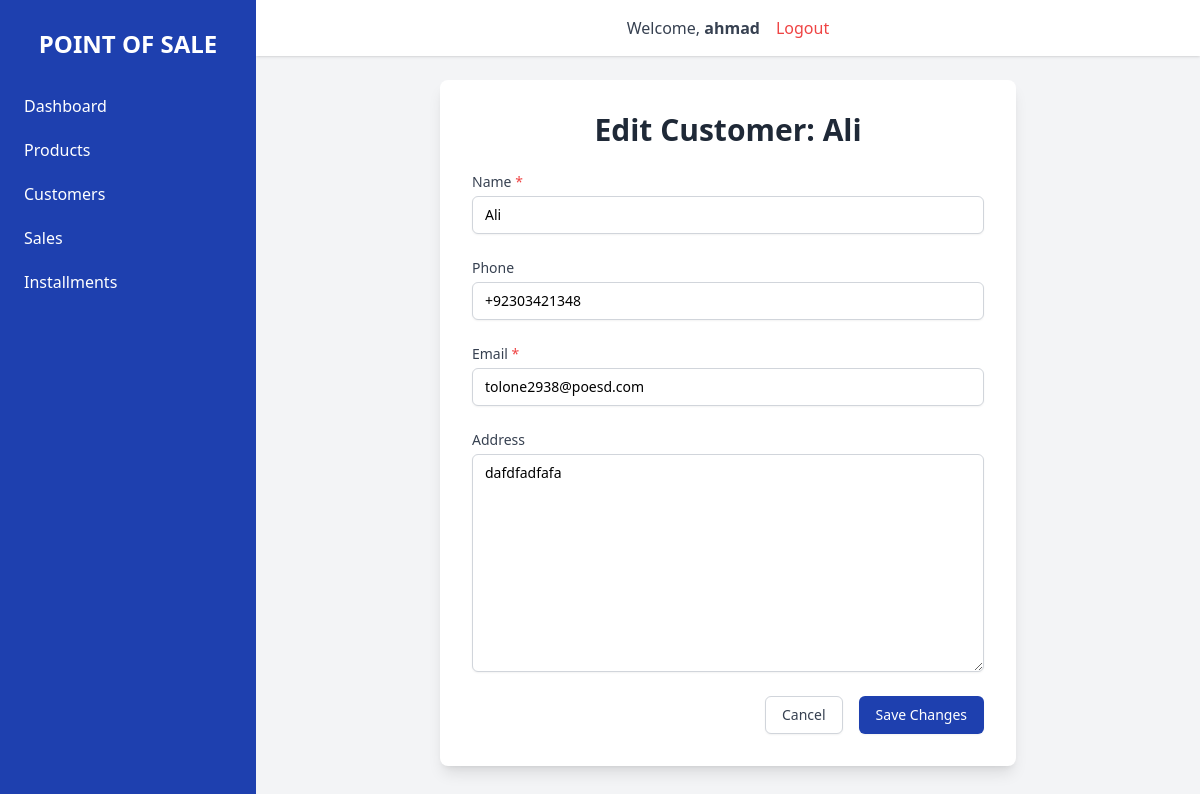
/customers/2/update/ (signed in), run on the app's committed database.
### customers/models.py (models this page shows, shortened)
class Customer(models.Model):
    name = models.CharField(max_length=200)
    phone = models.CharField(max_length=20, blank=True, null=True)
    email = models.EmailField(max_length=254, unique=True)
    address = models.TextField(blank=True)
    created_at = models.DateTimeField(auto_now_add=True)
    class Meta:
        ordering = ['name']

### customers/views.py (the view, shortened to what this page needs)
# urls.py: path('<int:pk>/update/', views.CustomerUpdateView.as_view(), name='customer_update'),
class CustomerUpdateView(LoginRequiredMixin, UpdateView):
    model = Customer
    template_name = 'customers/customer_form.html'
    fields = ['name', 'phone', 'email', 'address']
    success_url = reverse_lazy('customers:customer_list')

### accounts/templatetags/form_tags.py (called while the page is built)
@register.filter(name='add_class')
def add_class(value, css_class):
    return value.as_widget(attrs={'class': css_class})

### customers/templates/customers/customer_form.html (shortened to what this page needs)
{% extends 'base.html' %}
{% load form_tags %}
{% block content %}
<div class="max-w-xl mx-auto bg-white p-8 rounded-lg shadow-lg">
    <h1 class="text-3xl font-bold text-gray-800 mb-6 text-center">
        {% if object %}Edit Customer: {{ object.name }}{% else %}Create New Customer{% endif %}
    </h1>
    <form method="post" class="space-y-6">
        {% for field in form %}
        <div class="mb-4">
            <label for="{{ field.id_for_label }}" class="block text-sm font-medium text-gray-700">
                {{ field.label }}
                {% if field.field.required %}<span class="text-red-500">*</span>{% endif %}
            </label>
            {{ field|add_class:"mt-1 block w-full px-3 py-2 border border-gray-300 rounded-md shadow-sm focus:outline-none focus:ring-primary-blue focus:border-primary-blue sm:text-sm" }}
        </div>
        {% endfor %}
        <div class="flex justify-end space-x-4">
            <a href="{% url 'customers:customer_list' %}" class="py-2 px-4 border border-gray-300 rounded-md shadow-sm text-sm font-medium text-gray-700 bg-white hover:bg-gray-50">
                Cancel
            </a>
            <button type="submit" class="py-2 px-4 border border-transparent rounded-md shadow-sm text-sm font-medium text-white bg-primary-blue hover:bg-blue-800 focus:outline-none focus:ring-2 focus:ring-offset-2 focus:ring-primary-blue">
                {% if object %}Save Changes{% else %}Create Customer{% endif %}
            </button>
        </div>
    </form>
</div>
{% endblock content %}

### templates/base.html (shortened to what this page needs)
{% load static %}
<!DOCTYPE html>
<html lang="en">
<head>
    <script src="https://cdn.tailwindcss.com"></script>
</head>
<body class="bg-primary-light min-h-screen flex">
    <aside id="sidebar" class="bg-primary-blue text-white w-64 space-y-6 py-7 px-2 absolute inset-y-0 left-0 transform -translate-x-full md:relative md:translate-x-0 transition duration-200 ease-in-out">
        <a href="{% url 'dashboard:dashboard_view' %}" class="text-white text-2xl font-semibold uppercase flex items-center justify-center">
            Point of Sale
        </a>
        <nav>
            <a href="{% url 'dashboard:dashboard_view' %}" class="block py-2.5 px-4 rounded transition duration-200 hover:bg-white hover:text-primary-blue">
                Dashboard
            </a>
            <a href="{% url 'products:product_list' %}" class="block py-2.5 px-4 rounded transition duration-200 hover:bg-white hover:text-primary-blue">
                Products
            </a>
            <a href="{% url 'customers:customer_list' %}" class="block py-2.5 px-4 rounded transition duration-200 hover:bg-white hover:text-primary-blue">
                Customers
            </a>
            <a href="{% url 'sales:sale_list' %}" class="block py-2.5 px-4 rounded transition duration-200 hover:bg-white hover:text-primary-blue">
                Sales
            </a>
            <a href="{% url 'sales:installment_list' %}" class="block py-2.5 px-4 rounded transition duration-200 hover:bg-white hover:text-primary-blue">
                Installments
            </a>
        </nav>
    </aside>
    <div class="flex-1 flex flex-col overflow-hidden">
        <header class="flex justify-around items-center bg-white shadow p-4">
            <div class="flex justify-between items-center space-x-4">
                {% if user.is_authenticated %}
                <span class="text-gray-700">Welcome, <strong>{{ user.username }}</strong></span>
                <a href="{% url 'accounts:logout' %}" class="text-red-500 hover:text-red-700 font-medium">
                    Logout
                </a>
                {% endif %}
            </div>
        </header>
        <main class="flex-1 overflow-x-hidden overflow-y-auto p-6">
            {% block content %}
            {% endblock content %}
        </main>
    </div>
</body>
</html>

### data on the page
Customer: name "Ali", form "Ali" "+92303421348" "tolone2938@poesd.com" "dafdfadfafa"

### other printed values
{{ user.username }} "ahmad"
{{ field.label }} "Name" "Phone" "Email" "Address"
